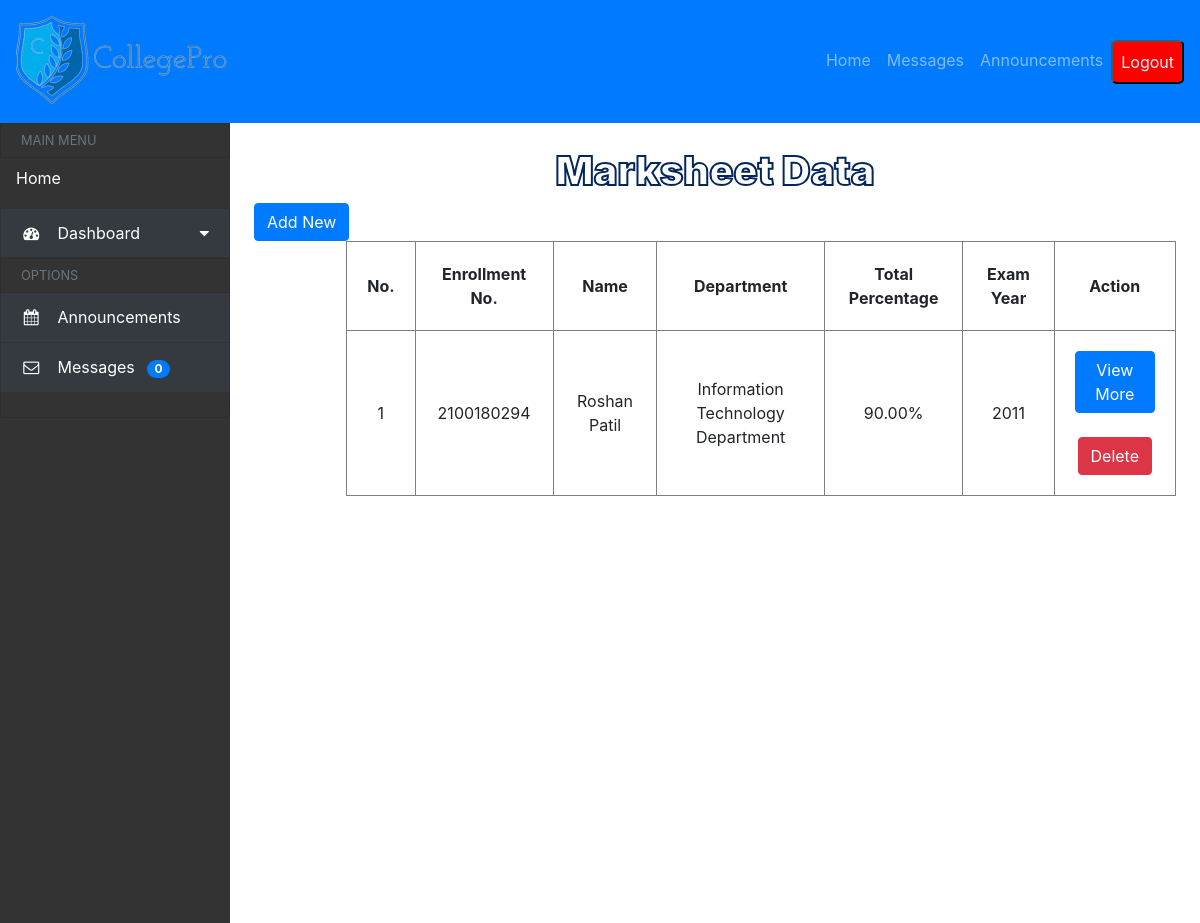
The app's page /staff/marksheet-data/ (signed in) with its own data.
### marksheetdata/models.py (models this page shows)
class marksheetdata(models.Model):
    name = models.CharField(max_length=200)
    enrollment = models.CharField(max_length=20)
    DEPARTMENT_CHOICES = [
        ('Artificial Intelligence Department', 'Artificial Intelligence Department'),
        ('Information Technology Department', 'Information Technology Department'),
        ('Computer Engineering Department', 'Computer Engineering Department'),
        ('Mechanical Department', 'Mechanical Department'),
        ('Electrical Department', 'Electrical Department'),
        ('Civil Department', 'Civil Department'),
    ]
    department = models.CharField(max_length=200, choices=DEPARTMENT_CHOICES)
    result = models.TextField()
    total_marks = models.PositiveBigIntegerField()
    total_marks_obtained = models.PositiveBigIntegerField()
    def __init__(self, *args, **kwargs):
        super().__init__(*args, **kwargs)
        self._meta.get_field('year').choices = year_choices()
    year = models.CharField(choices=year_choices(), default=datetime.now().year, max_length=5)

### CollegeManagement/views.py (the view)
# urls.py: path('staff/marksheet-data/', views.staffmarksheetdata,name="staffmarksheetdata"),
def staffmarksheetdata(request):
    if 'staff_user' not in request.session:
        return redirect('loginform')
    if request.method == "POST":
        id = request.POST.get('id')
        marksheet = get_object_or_404(marksheet1, id=id)
        marksheet.delete()
    marksheetdatas = marksheet1.objects.all().order_by('year', 'enrollment')
    for marksheet in marksheetdatas:
        if marksheet.total_marks > 0:
            marksheet.percentage = (marksheet.total_marks_obtained / marksheet.total_marks) * 100
        else:
            marksheet.percentage = 0
    paginator = Paginator(marksheetdatas, 10)
    page = request.GET.get('page')
    try:
        marksheetdatas = paginator.page(page)
    except PageNotAnInteger:
        marksheetdatas = paginator.page(1)
    except EmptyPage:
        marksheetdatas = paginator.page(paginator.num_pages)
    data = {"marksheets": marksheetdatas,'title':'Marksheets'}
    return render(request,'staff/marksheet-data.html',data)

### allmessages/context_processors.py (called while the page is built)
def unread_messages_count(request):
    unread_count = allmessages.objects.filter(read=False).count()
    return {'unread_count': unread_count}

### marksheetdata/models.py (called while the page is built)
def year_choices():
    for i in range(2000,datetime.now().year + 2):
        tp=(str(i),str(i))
        YEAR_CHOICES.append(tp)
    return YEAR_CHOICES

### templates/staff/marksheet-data.html (shortened to what this page needs)
{% load static %}
{% include 'staff/header.html' %}
<div class="col p-4" style="overflow-y: auto;">
    <center>
        <h1 class="main-title">Marksheet Data</h1>
    </center>
    <a href="{% url 'staffaddmarksheet' %}"  class="btn btn-primary">Add New</a>
    <table border="1" style="margin-left: 10%;">
        <tr>
            <th>No.</th>
            <th>Enrollment No.</th>
            <th>Name</th>
            <th>Department</th>
            <th>Total Percentage</th>
            <th>Exam Year</th>
            <th>Action</th>
        </tr>
        {% if not marksheets|length == 0%}
        {% for marksheet in marksheets %}
        <tr>
            <td>{{ forloop.counter }}</td>
            <td>{{ marksheet.enrollment }}</td>
            <td>{{ marksheet.name }}</td>
            <td>{{ marksheet.department }}</td>
            <td>{{ marksheet.percentage|floatformat:2 }}%</td>
            <td>{{ marksheet.year }}</td>
            <td><a href="/staff/marksheet-profile?id={{ marksheet.id }}"><button class="btn btn-primary">View
                        More</button></a><br><br>
                <form method="post" onsubmit="return confirmDelete()">
                    <button class="btn btn-danger" type="submit">Delete</button>
                </form>
            </td>
        </tr>
        {% endfor %}
        {% else %}
        <tr>
            <td colspan="7 ">No Data Found </td>
        </tr>
        {% endif %}
    </table>
    <br><br>
    <nav aria-label="Page navigation example">
        <ul class="pagination justify-content-end">
        </ul>
    </nav>
</div>
</div>
</body>
</html>

### static/style/style3.css (style rules this page uses)
.main-title { font-weight: 900; color: #fff; -webkit-text-fill-color: #fff; -webkit-text-stroke: 2px #03265e; }

### templates/staff/marksheet-data.html (style rules this page uses)
td, th { padding: 20px; text-align: center; }

### records on screen
marksheetdata: enrollment "2100180294", name "Roshan Patil", department "Information Technology Department", percentage "90.00", year "2011"

### other values on screen
{{ unread_count }} "0"
